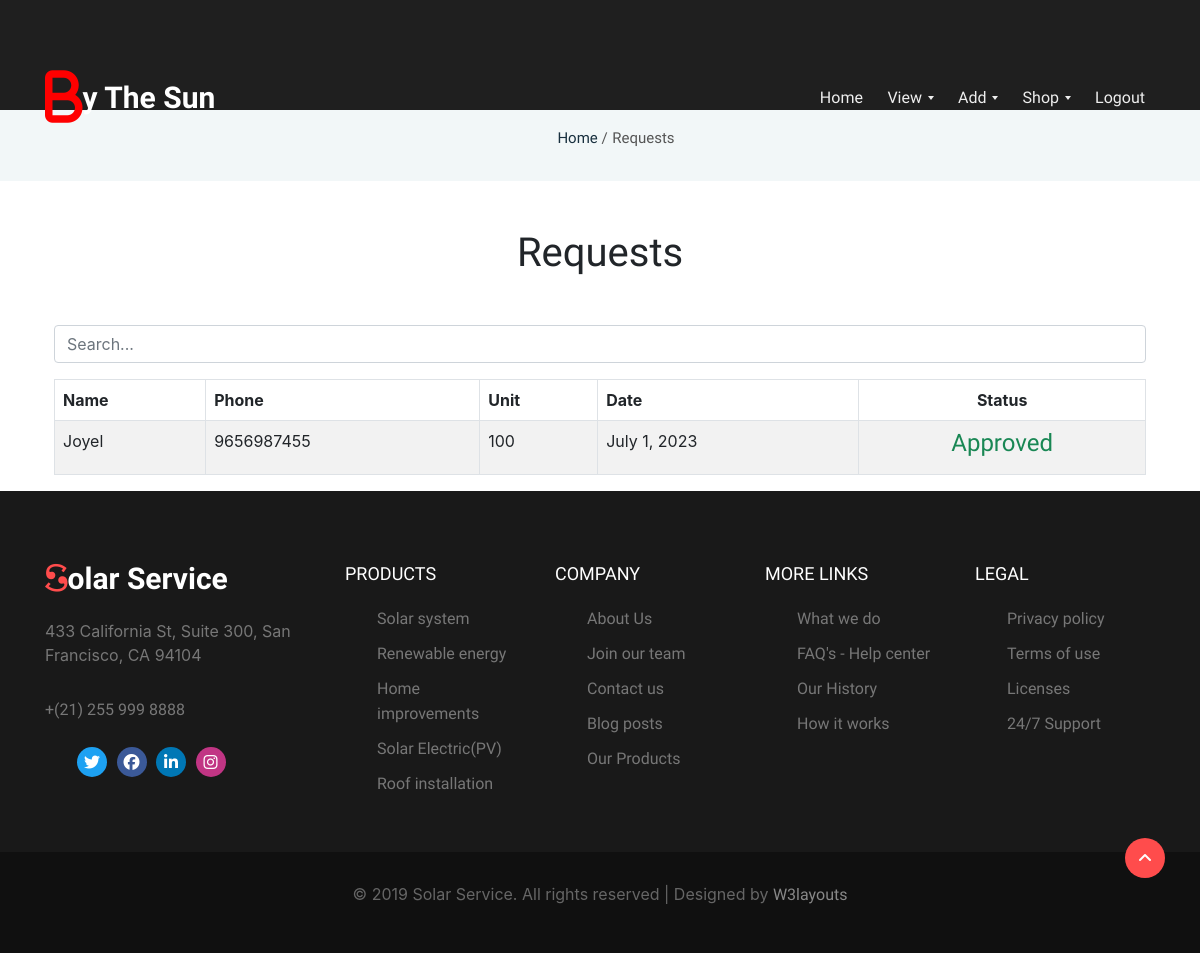
Screenshot of /sellingRequests/ with the database file from the repository.
### app/models.py (models this page shows, shortened)
class SellingRequest(models.Model):
    uid=models.ForeignKey(Customer,on_delete=models.CASCADE)
    unit=models.IntegerField()
    status=models.CharField(max_length=100,default="Pending")
    date=models.DateField(auto_now=True)

class Customer(models.Model):
    name = models.CharField(max_length=100)
    email = models.EmailField(max_length=100)
    phone = models.IntegerField()
    address = models.CharField(max_length=300)
    district = models.CharField(max_length=100)
    loginid = models.ForeignKey(Login, on_delete=models.CASCADE)

### app/views.py (the view)
# urls.py: path('sellingRequests/', views.sellingRequests),
def sellingRequests(request):
    viewData = SellingRequest.objects.all()
    return render(request, "ADMIN/sellingRequests.html", {"viewData": viewData})

### templates/ADMIN/sellingRequests.html (shortened to what this page needs)
{% extends 'ADMIN/adminBase.html' %}
{% block header %}
<section class="w3l-breadcrumns">
    <div class="wrapper">
        <ul>
            <li><a id="a" href="/adminHome">Home</a> /</li>
            <li>Requests</li>
        </ul>
    </div>
</section>
<link rel="stylesheet" href="https://cdn.jsdelivr.net/npm/bootstrap@5.2.3/dist/css/bootstrap.min.css"
>
<link rel="stylesheet" href="https://stackpath.bootstrapcdn.com/bootstrap/5.0.0/css/bootstrap.min.css">
<body>
    <div class="container">
        <h1 align="center" class="m-5">Requests</h1>
        <input type="text" id="searchInput" class="form-control mb-3" placeholder="Search...">
        <table class="table table-striped table-bordered" border="1">
            <thead>
                <tr>
                    <th>Name</th>
                    <th>Phone</th>
                    <th>Unit</th>
                    <th>Date</th>
                    <th style="text-align: center;">Status</th>
                </tr>
            </thead>
            <tbody id="tableBody">
                {% for i in viewData %}
                <tr id="row{{ forloop.counter }}">
                    <td>{{ i.uid.name }}</td>
                    <td>{{ i.uid.phone }}</td>
                    <td>{{ i.unit }}</td>
                    <td>{{ i.date }}</td>
                    <td style="text-align: center;">
                        {% if i.status == 'Pending' %}
                        <div>
                            <a href="/manageRequest?id={{i.id}}&status=Approved"
                                class="btn btn-outline-success">APPROVE✔</a>
                            <a href="/manageRequest?id={{i.id}}&status=Rejected"
                                class="btn btn-outline-danger">Reject ❌</a>
                        </div>
                        {% elif i.status == 'Approved' %}
                        <h4 class="text-success">{{i.status}}</h4>
                        {% else %}
                        <h4 class="text-danger">{{i.status}}</h4>
                        {% endif %}
                    </td>
                </tr>
                {% endfor %}
            </tbody>
        </table>
    </div>
</body>
</html>
{% endblock %}

### templates/ADMIN/adminBase.html (style rules this page uses)
* { box-sizing: border-box; font-family: -apple-system, BlinkMacSystemFont, "Segoe UI", Roboto, Oxygen-Sans, Ubuntu, Cantarell, "Helvetica Neue", sans-serif; }
#a { text-decoration: none; }

### templates/ADMIN/sellingRequests.html (style rules this page uses)
th { text-align: center; }
#a { text-decoration: none; }

### rows the page displays
SellingRequest: uid.name "Joyel", uid.phone "9656987455", unit "100", date "July 1, 2023", status "Approved"
